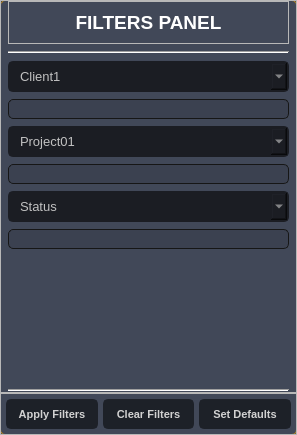
<?xml version="1.0" encoding="UTF-8"?>
<ui version="4.0">
 <class>Filters_Panel_Dialog</class>
 <widget class="QDialog" name="Filters_Panel_Dialog">
  <property name="windowModality">
   <enum>Qt::ApplicationModal</enum>
  </property>
  <property name="geometry">
   <rect>
    <x>0</x>
    <y>0</y>
    <width>297</width>
    <height>435</height>
   </rect>
  </property>
  <property name="windowTitle">
   <string>Dialog</string>
  </property>
  <property name="styleSheet">
   <string notr="true">QDialog{
background-color: rgb(44, 49, 60);
	background-color: rgb(65, 72, 88);
border:1px solid rgba(255, 170, 0,0.5);
border-radius:5px}

QPushButton {
	border: 2px solid rgb(29, 33, 40);
	border-radius: 5px;	
	background-color: rgb(52, 59, 72);
	background-color: rgb(29, 33, 40);
	color: rgb(210, 210, 210);
}
QPushButton:hover {
	background-color: rgb(38, 43, 52);
	border: 2px solid rgb(61, 70, 86);
}
QPushButton:pressed {	
	background-color: rgb(35, 40, 49);
	border: 2px solid rgb(43, 50, 61);
}

/* COMBOBOX */
QComboBox{
	background-color: rgb(27, 29, 35);
	border-radius: 5px;
	border: 2px solid rgb(27, 29, 35);
	padding: 5px;
	padding-left: 10px;
}
QComboBox:hover{
	border: 2px solid rgb(64, 71, 88);
}
QComboBox::drop-down {
	subcontrol-origin: padding;
	subcontrol-position: top right;
	width: 25px; 
	border-left-width: 3px;
	border-left-color: rgba(39, 44, 54, 150);
	border-left-style: solid;
	border-top-right-radius: 3px;
	border-bottom-right-radius: 3px;	
	background-image: url(:/16x16/icons/16x16/cil-arrow-bottom.png);
	background-position: center;
	background-repeat: no-reperat;
 }
QComboBox QAbstractItemView {
	color: rgb(85, 170, 255);	
	background-color: rgb(27, 29, 35);
	padding: 10px;
	selection-background-color: rgb(39, 44, 54);
}
</string>
  </property>
  <property name="modal">
   <bool>true</bool>
  </property>
  <layout class="QGridLayout" name="gridLayout_3">
   <property name="leftMargin">
    <number>0</number>
   </property>
   <property name="topMargin">
    <number>0</number>
   </property>
   <property name="rightMargin">
    <number>0</number>
   </property>
   <property name="bottomMargin">
    <number>0</number>
   </property>
   <property name="spacing">
    <number>0</number>
   </property>
   <item row="1" column="0">
    <widget class="QFrame" name="frame_2">
     <property name="maximumSize">
      <size>
       <width>16777215</width>
       <height>50</height>
      </size>
     </property>
     <property name="frameShape">
      <enum>QFrame::StyledPanel</enum>
     </property>
     <property name="frameShadow">
      <enum>QFrame::Raised</enum>
     </property>
     <layout class="QHBoxLayout" name="horizontalLayout">
      <property name="spacing">
       <number>5</number>
      </property>
      <property name="leftMargin">
       <number>5</number>
      </property>
      <property name="topMargin">
       <number>5</number>
      </property>
      <property name="rightMargin">
       <number>5</number>
      </property>
      <property name="bottomMargin">
       <number>5</number>
      </property>
      <item>
       <widget class="QPushButton" name="apply_filter_btn">
        <property name="minimumSize">
         <size>
          <width>80</width>
          <height>30</height>
         </size>
        </property>
        <property name="font">
         <font>
          <family>Segoe UI</family>
          <pointsize>8</pointsize>
          <weight>75</weight>
          <bold>true</bold>
         </font>
        </property>
        <property name="cursor">
         <cursorShape>PointingHandCursor</cursorShape>
        </property>
        <property name="text">
         <string>Apply Filters</string>
        </property>
        <property name="icon">
         <iconset resource="../../files.qrc">
          <normaloff>:/24x24/icons/24x24/cil-check-alt.png</normaloff>:/24x24/icons/24x24/cil-check-alt.png</iconset>
        </property>
        <property name="iconSize">
         <size>
          <width>13</width>
          <height>13</height>
         </size>
        </property>
       </widget>
      </item>
      <item>
       <widget class="QPushButton" name="clear_filter_btn">
        <property name="minimumSize">
         <size>
          <width>80</width>
          <height>30</height>
         </size>
        </property>
        <property name="font">
         <font>
          <pointsize>8</pointsize>
          <weight>75</weight>
          <bold>true</bold>
         </font>
        </property>
        <property name="cursor">
         <cursorShape>PointingHandCursor</cursorShape>
        </property>
        <property name="text">
         <string>Clear Filters</string>
        </property>
        <property name="icon">
         <iconset resource="../../files.qrc">
          <normaloff>:/24x24/icons/24x24/cil-x.png</normaloff>:/24x24/icons/24x24/cil-x.png</iconset>
        </property>
        <property name="iconSize">
         <size>
          <width>13</width>
          <height>13</height>
         </size>
        </property>
       </widget>
      </item>
      <item>
       <widget class="QPushButton" name="set_default_btn">
        <property name="minimumSize">
         <size>
          <width>30</width>
          <height>30</height>
         </size>
        </property>
        <property name="font">
         <font>
          <family>Segoe UI</family>
          <pointsize>8</pointsize>
          <weight>75</weight>
          <bold>true</bold>
         </font>
        </property>
        <property name="cursor">
         <cursorShape>PointingHandCursor</cursorShape>
        </property>
        <property name="text">
         <string>Set Defaults</string>
        </property>
        <property name="icon">
         <iconset resource="../../files.qrc">
          <normaloff>:/24x24/icons/24x24/cil-camera-roll.png</normaloff>:/24x24/icons/24x24/cil-camera-roll.png</iconset>
        </property>
        <property name="iconSize">
         <size>
          <width>13</width>
          <height>13</height>
         </size>
        </property>
       </widget>
      </item>
     </layout>
    </widget>
   </item>
   <item row="0" column="0">
    <widget class="QFrame" name="frame">
     <property name="styleSheet">
      <string notr="true">color: rgb(193, 193, 193);</string>
     </property>
     <property name="frameShape">
      <enum>QFrame::StyledPanel</enum>
     </property>
     <property name="frameShadow">
      <enum>QFrame::Raised</enum>
     </property>
     <layout class="QGridLayout" name="gridLayout">
      <property name="leftMargin">
       <number>7</number>
      </property>
      <property name="topMargin">
       <number>0</number>
      </property>
      <property name="rightMargin">
       <number>7</number>
      </property>
      <property name="bottomMargin">
       <number>0</number>
      </property>
      <property name="horizontalSpacing">
       <number>0</number>
      </property>
      <property name="verticalSpacing">
       <number>7</number>
      </property>
      <item row="5" column="0">
       <widget class="QFrame" name="project_label_frame">
        <property name="styleSheet">
         <string notr="true">QFrame{
	background-color: rgb(59, 65, 80);
border : 1px solid rgb(22, 22, 22);
border-radius : 5px
}
QLabel{
	color: rgb(255, 255, 255);
padding : 2px;
	background-color: rgb(22, 22, 22);
border : 1px solid rgb(22, 22, 22);
border-radius : 5px
}</string>
        </property>
        <property name="frameShape">
         <enum>QFrame::StyledPanel</enum>
        </property>
        <property name="frameShadow">
         <enum>QFrame::Raised</enum>
        </property>
        <layout class="QGridLayout" name="project_layout"/>
       </widget>
      </item>
      <item row="6" column="0">
       <widget class="QComboBox" name="stat_filter_cb">
        <property name="font">
         <font>
          <pointsize>10</pointsize>
         </font>
        </property>
        <item>
         <property name="text">
          <string>Status</string>
         </property>
        </item>
        <item>
         <property name="text">
          <string>Status2</string>
         </property>
        </item>
        <item>
         <property name="text">
          <string>Status3</string>
         </property>
        </item>
       </widget>
      </item>
      <item row="1" column="0">
       <widget class="Line" name="line_2">
        <property name="orientation">
         <enum>Qt::Horizontal</enum>
        </property>
       </widget>
      </item>
      <item row="3" column="0">
       <widget class="QFrame" name="client_label_frame">
        <property name="styleSheet">
         <string notr="true">QFrame{
	background-color: rgb(59, 65, 80);
border : 1px solid rgb(22, 22, 22);
border-radius : 5px
}
QLabel{
	color: rgb(255, 255, 255);
padding : 2px;
	background-color: rgb(109, 109, 109);
border : 1px solid rgb(22, 22, 22);
border-radius : 5px
}</string>
        </property>
        <property name="frameShape">
         <enum>QFrame::StyledPanel</enum>
        </property>
        <property name="frameShadow">
         <enum>QFrame::Raised</enum>
        </property>
        <layout class="QGridLayout" name="client_layout"/>
       </widget>
      </item>
      <item row="4" column="0">
       <widget class="QComboBox" name="pro_filter_cb">
        <property name="font">
         <font>
          <pointsize>10</pointsize>
         </font>
        </property>
        <item>
         <property name="text">
          <string>Project01</string>
         </property>
        </item>
        <item>
         <property name="text">
          <string>Project02</string>
         </property>
        </item>
        <item>
         <property name="text">
          <string>Project03</string>
         </property>
        </item>
       </widget>
      </item>
      <item row="2" column="0">
       <widget class="QComboBox" name="cli_filter_cb">
        <property name="font">
         <font>
          <pointsize>10</pointsize>
         </font>
        </property>
        <item>
         <property name="text">
          <string>Client1</string>
         </property>
        </item>
        <item>
         <property name="text">
          <string>Client2</string>
         </property>
        </item>
        <item>
         <property name="text">
          <string>Client3</string>
         </property>
        </item>
       </widget>
      </item>
      <item row="9" column="0">
       <widget class="Line" name="line">
        <property name="orientation">
         <enum>Qt::Horizontal</enum>
        </property>
       </widget>
      </item>
      <item row="0" column="0">
       <widget class="QFrame" name="frame_6">
        <property name="frameShape">
         <enum>QFrame::StyledPanel</enum>
        </property>
        <property name="frameShadow">
         <enum>QFrame::Raised</enum>
        </property>
        <layout class="QGridLayout" name="gridLayout_6">
         <item row="0" column="0">
          <widget class="QLabel" name="label_6">
           <property name="font">
            <font>
             <family>Segoe UI</family>
             <pointsize>14</pointsize>
             <weight>75</weight>
             <bold>true</bold>
            </font>
           </property>
           <property name="styleSheet">
            <string notr="true">color: rgb(255, 255, 255);</string>
           </property>
           <property name="text">
            <string>FILTERS PANEL</string>
           </property>
           <property name="alignment">
            <set>Qt::AlignCenter</set>
           </property>
          </widget>
         </item>
        </layout>
       </widget>
      </item>
      <item row="7" column="0">
       <widget class="QFrame" name="status_label_frame">
        <property name="styleSheet">
         <string notr="true">QFrame{
	background-color: rgb(59, 65, 80);
border : 1px solid rgb(22, 22, 22);
border-radius : 5px
}
QLabel{
	color: rgb(255, 255, 255);
padding : 2px;
	background-color: rgb(22, 22, 22);
border : 1px solid rgb(22, 22, 22);
border-radius : 5px
}</string>
        </property>
        <property name="frameShape">
         <enum>QFrame::StyledPanel</enum>
        </property>
        <property name="frameShadow">
         <enum>QFrame::Raised</enum>
        </property>
        <layout class="QGridLayout" name="status_layout"/>
       </widget>
      </item>
      <item row="8" column="0">
       <spacer name="verticalSpacer">
        <property name="orientation">
         <enum>Qt::Vertical</enum>
        </property>
        <property name="sizeHint" stdset="0">
         <size>
          <width>20</width>
          <height>40</height>
         </size>
        </property>
       </spacer>
      </item>
     </layout>
    </widget>
   </item>
  </layout>
 </widget>
 <resources>
  <include location="../../files.qrc"/>
 </resources>
 <connections/>
</ui>
